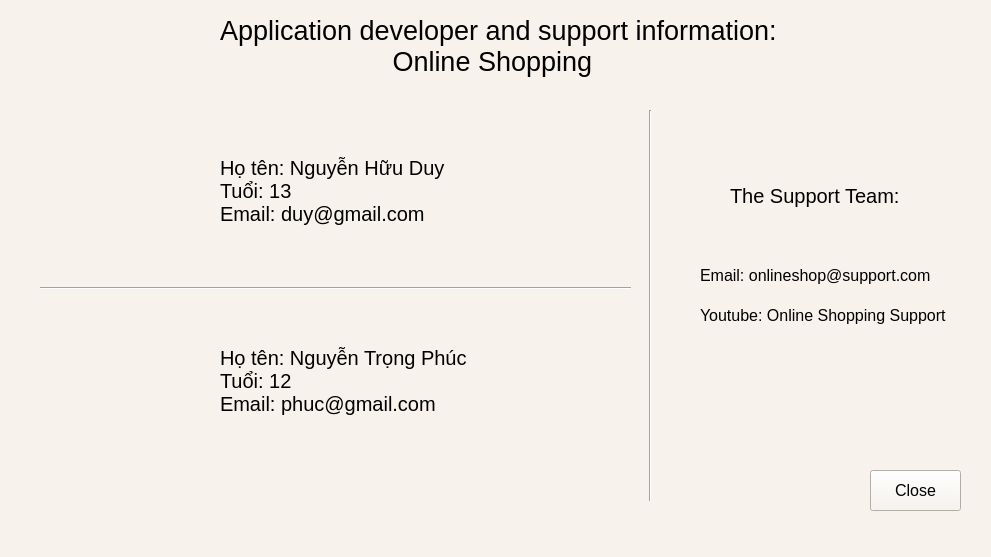
<?xml version="1.0" encoding="UTF-8"?>
<ui version="4.0">
 <class>MainWindow</class>
 <widget class="QMainWindow" name="MainWindow">
  <property name="geometry">
   <rect>
    <x>0</x>
    <y>0</y>
    <width>991</width>
    <height>557</height>
   </rect>
  </property>
  <property name="windowTitle">
   <string>Application developer information</string>
  </property>
  <property name="styleSheet">
   <string notr="true">background-color: #F8F2EC;</string>
  </property>
  <widget class="QWidget" name="centralwidget">
   <widget class="QLabel" name="label">
    <property name="geometry">
     <rect>
      <x>220</x>
      <y>-20</y>
      <width>571</width>
      <height>131</height>
     </rect>
    </property>
    <property name="font">
     <font>
      <pointsize>20</pointsize>
     </font>
    </property>
    <property name="text">
     <string>Application developer and support information:
                       Online Shopping</string>
    </property>
   </widget>
   <widget class="QLabel" name="label_2">
    <property name="geometry">
     <rect>
      <x>40</x>
      <y>110</y>
      <width>131</width>
      <height>131</height>
     </rect>
    </property>
    <property name="text">
     <string/>
    </property>
    <property name="pixmap">
     <pixmap>C:/Users/GreenSystem - Duy08/Desktop/z5195053568481_95075dea4f82560eebb276f0b1db09ee.jpg</pixmap>
    </property>
    <property name="scaledContents">
     <bool>true</bool>
    </property>
   </widget>
   <widget class="QLabel" name="label_3">
    <property name="geometry">
     <rect>
      <x>40</x>
      <y>330</y>
      <width>131</width>
      <height>141</height>
     </rect>
    </property>
    <property name="text">
     <string/>
    </property>
    <property name="pixmap">
     <pixmap>C:/Users/GreenSystem - Duy08/Desktop/z5176710738774_66dc2930eba1d13ca65db405653a0ad5.jpg</pixmap>
    </property>
    <property name="scaledContents">
     <bool>true</bool>
    </property>
   </widget>
   <widget class="Line" name="line">
    <property name="geometry">
     <rect>
      <x>40</x>
      <y>280</y>
      <width>591</width>
      <height>16</height>
     </rect>
    </property>
    <property name="orientation">
     <enum>Qt::Horizontal</enum>
    </property>
   </widget>
   <widget class="QLabel" name="label_4">
    <property name="geometry">
     <rect>
      <x>220</x>
      <y>140</y>
      <width>251</width>
      <height>101</height>
     </rect>
    </property>
    <property name="font">
     <font>
      <pointsize>15</pointsize>
     </font>
    </property>
    <property name="text">
     <string>Họ tên: Nguyễn Hữu Duy
Tuổi: 13
Email: duy@gmail.com</string>
    </property>
   </widget>
   <widget class="QLabel" name="label_5">
    <property name="geometry">
     <rect>
      <x>220</x>
      <y>330</y>
      <width>251</width>
      <height>101</height>
     </rect>
    </property>
    <property name="font">
     <font>
      <pointsize>15</pointsize>
     </font>
    </property>
    <property name="text">
     <string>Họ tên: Nguyễn Trọng Phúc
Tuổi: 12
Email: phuc@gmail.com</string>
    </property>
   </widget>
   <widget class="QPushButton" name="bt_close">
    <property name="geometry">
     <rect>
      <x>870</x>
      <y>470</y>
      <width>91</width>
      <height>41</height>
     </rect>
    </property>
    <property name="font">
     <font>
      <pointsize>12</pointsize>
     </font>
    </property>
    <property name="text">
     <string>Close</string>
    </property>
   </widget>
   <widget class="Line" name="line_2">
    <property name="geometry">
     <rect>
      <x>640</x>
      <y>110</y>
      <width>20</width>
      <height>391</height>
     </rect>
    </property>
    <property name="orientation">
     <enum>Qt::Vertical</enum>
    </property>
   </widget>
   <widget class="QLabel" name="label_7">
    <property name="geometry">
     <rect>
      <x>700</x>
      <y>260</y>
      <width>251</width>
      <height>31</height>
     </rect>
    </property>
    <property name="font">
     <font>
      <pointsize>12</pointsize>
     </font>
    </property>
    <property name="text">
     <string>Email: onlineshop@support.com</string>
    </property>
   </widget>
   <widget class="QLabel" name="label_8">
    <property name="geometry">
     <rect>
      <x>700</x>
      <y>300</y>
      <width>271</width>
      <height>31</height>
     </rect>
    </property>
    <property name="font">
     <font>
      <pointsize>12</pointsize>
     </font>
    </property>
    <property name="text">
     <string>Youtube: Online Shopping Support</string>
    </property>
   </widget>
   <widget class="QLabel" name="label_9">
    <property name="geometry">
     <rect>
      <x>730</x>
      <y>180</y>
      <width>201</width>
      <height>31</height>
     </rect>
    </property>
    <property name="font">
     <font>
      <pointsize>15</pointsize>
     </font>
    </property>
    <property name="text">
     <string>The Support Team:</string>
    </property>
   </widget>
  </widget>
  <widget class="QMenuBar" name="menubar">
   <property name="geometry">
    <rect>
     <x>0</x>
     <y>0</y>
     <width>991</width>
     <height>21</height>
    </rect>
   </property>
  </widget>
  <widget class="QStatusBar" name="statusbar"/>
 </widget>
 <resources/>
 <connections/>
</ui>
